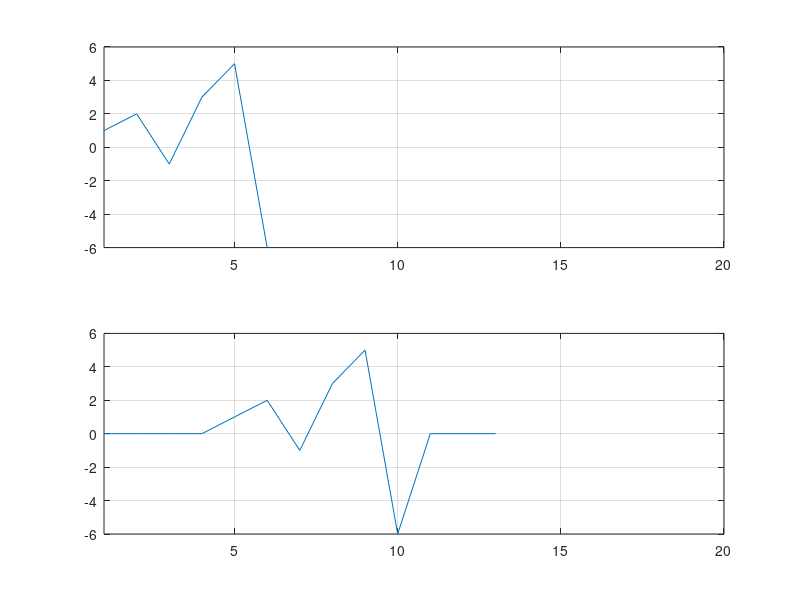
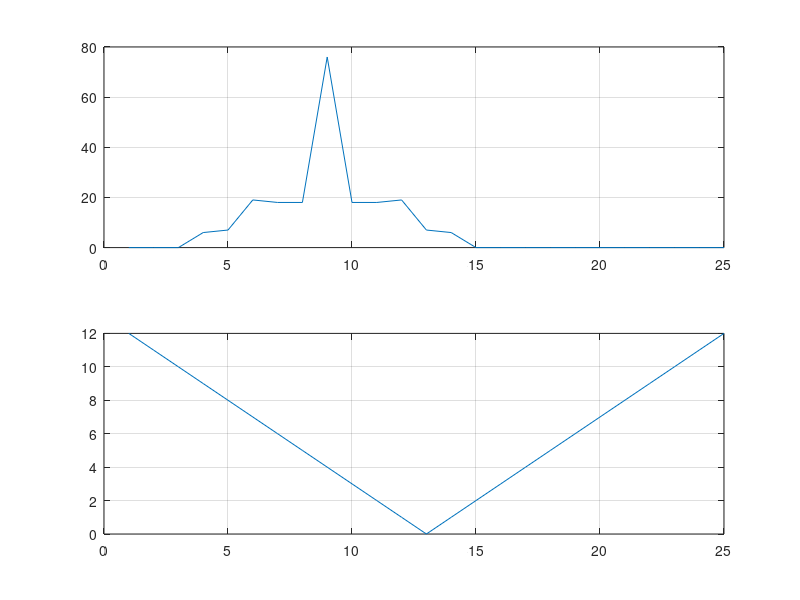

Write the MATLAB code that produced these figures, in order.
clc; clearvars; close all;

targetSig = [1, 2, -1, 3, 5, -6];
expandedSig = [zeros(1, 4), targetSig, zeros(1, 3)];

figure;
subplot(2, 1, 1);
plot(targetSig); grid on;
xlim([1, 20]);
subplot(2, 1, 2);
plot(expandedSig); grid on;
xlim([1, 20]);

disp(expandedSig);

[corr, delays] = xcorr(targetSig, expandedSig);

figure; 
subplot(2, 1, 1);
plot(abs(corr)); grid on;
subplot(2, 1, 2);
plot(abs(delays)); grid on;

[~, Xcoordinate] = max(corr);

cutoff = expandedSig(abs(delays(Xcoordinate)) + 1: ...
    abs(delays(Xcoordinate)) + length(targetSig));

disp(cutoff);